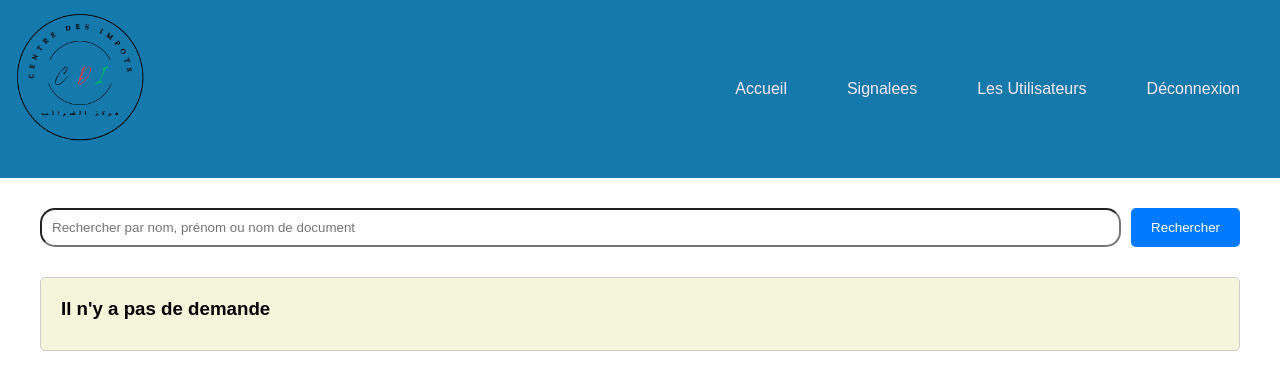
/views/centre/les_demandes_recette_nontri_centre.php (signed in), run on an earlier commit of the app's database.
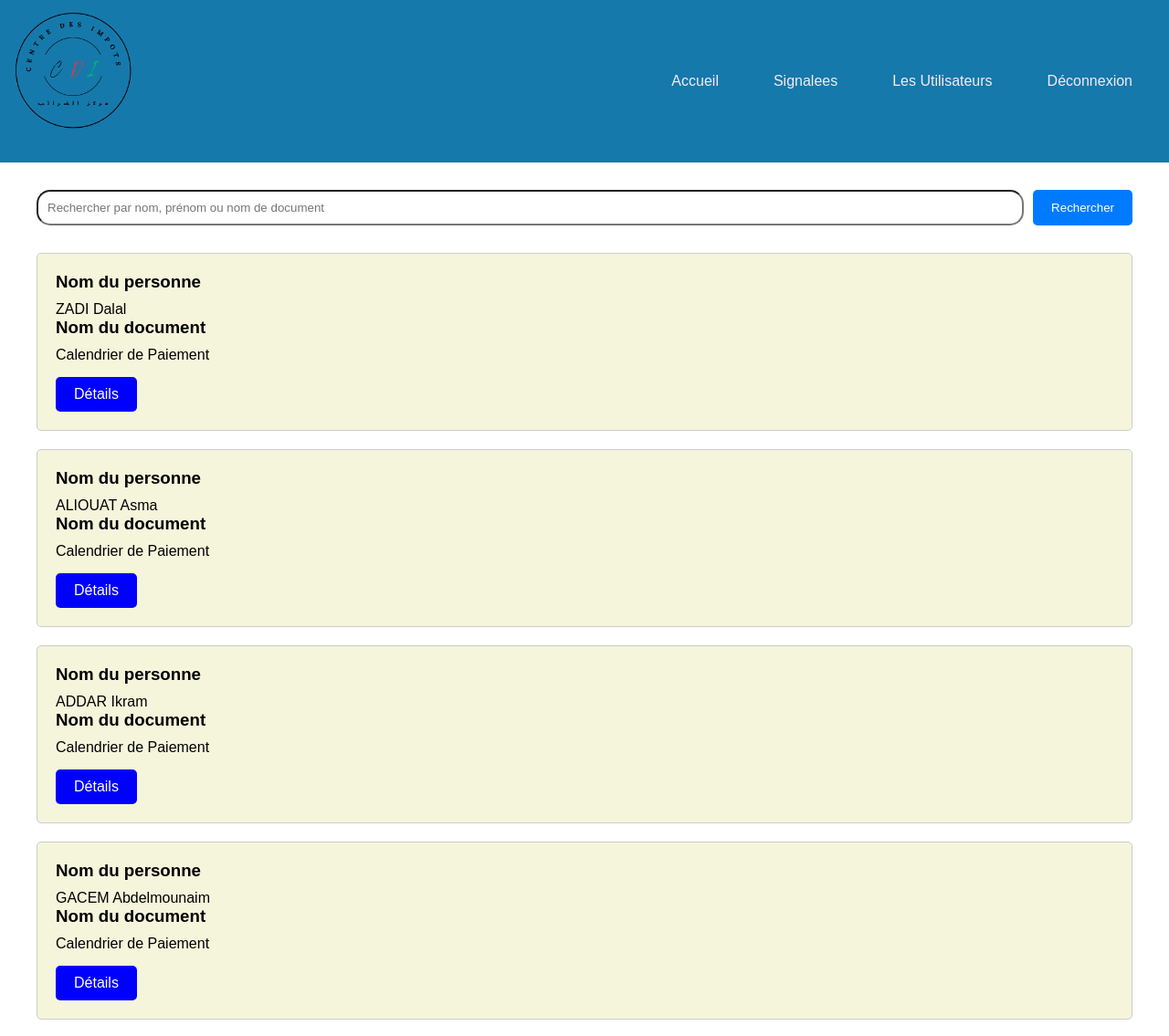
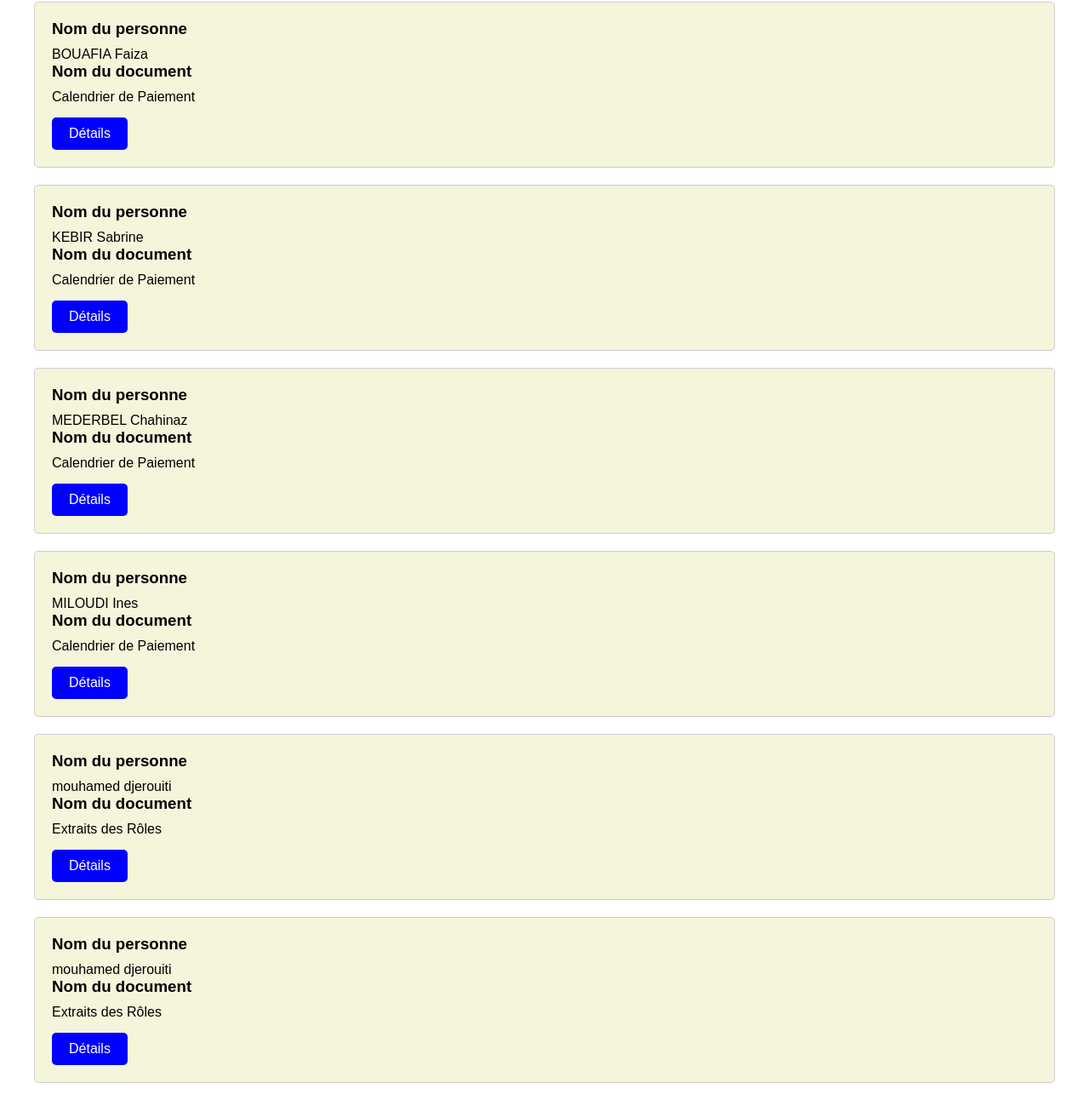
And on a later commit of the database (2 pictures, top to bottom).
### tables this page shows
CREATE TABLE `demande` (
  `id_demande` int(11) NOT NULL,
  `id_personne` int(11) DEFAULT NULL,
  `nom_document` varchar(255) DEFAULT NULL,
  `demande_text` text DEFAULT NULL,
  `date_heure` datetime NOT NULL DEFAULT current_timestamp(),
  `nom_service` varchar(255) DEFAULT NULL
);

CREATE TABLE `personne` (
  `id` int(11) NOT NULL,
  `nom` varchar(255) NOT NULL,
  `prenom` varchar(255) NOT NULL,
  `sexe` enum('homme','femme','autre') NOT NULL,
  `dateNaissance` date NOT NULL,
  `email` varchar(255) NOT NULL,
  `motDePasse` varchar(255) NOT NULL,
  `username` varchar(255) DEFAULT NULL
);

### views/centre/les_demandes_recette_nontri_centre.php (the view, shortened to what this page needs)
<?php
require_once "../../control/db_connection.php";
$search = isset($_GET['search']) ? $_GET['search'] : '';
$sql = "SELECT demande.*, personne.nom AS nom_personne, personne.prenom AS prenom_personne
        FROM demande
        INNER JOIN personne ON demande.id_personne = personne.id
        INNER JOIN reponses ON demande.id_demande = reponses.id_demande
        WHERE demande.nom_service = 'Service Recette'
        AND reponses.reponse = 'Accepter'
        AND reponses.traiter = 'non'";
$stmt = $pdo->prepare($sql);
$stmt->execute();
$demandes = $stmt->fetchAll();
?>
<!DOCTYPE html>
<html lang="fr">
<head>
    <link rel="stylesheet" href="../../public/css/style1.css">
</head>
<body>
<header>
    <div class="container">
        <div class="logo">
            <img src="../../public/images/logo1.png" alt="CDI">
        </div>
        <nav class="bar">
            <ul>
            <li><a  href="centre.php">Accueil</a></li>
                <li><a href="les_demandes_sig.php">Signalees</a></li>
                <li><a href="utilisateur.php">Les Utilisateurs</a></li>
                <li><a href="../../control/deconnexion.php" onclick="confirmLogout(event)">Déconnexion</a></li>
            </ul>
        </nav>
    </div>
   </header>
   <div class="search-bar">
    <div class="container">
        <form method="GET" action="les_demandes_recette_nontri_centre.php">
            <input type="text" name="search" placeholder="Rechercher par nom, prénom ou nom de document" value="<?php echo htmlspecialchars($search); ?>">
            <button type="submit">Rechercher</button>
        </form>
    </div>
</div>
    <div class="demandes">
        <div class="container">
            <?php
            if (empty($demandes)) {
                echo "
                <div class='demande-card'>
                    <h3>Il n'y a pas de demande</h3>
                </div>
                ";
            } else {
                foreach ($demandes as $demande) {
                    echo "
                    <div class='demande-card'>
                        <h3>Nom du personne</h3>
                        <p>". $demande['nom_personne'] ." " . $demande['prenom_personne'] . "</p>
                        <h3>Nom du document</h3>
                        <p>". $demande['nom_document'] ."</p>
                        <a class='detail-btn' href='../detail.php?id_demande=". $demande['id_demande'] ."&nom_personne=". $demande['nom_personne'] ."&prenom_personne=". $demande['prenom_personne']."&nom_document=". $demande['nom_document'] ."&nom_service=". $demande['nom_service'] ."&demande_text=". $demande['demande_text'] ."&date_heure=". $demande['date_heure'] ."'>Détails</a>
                    </div>
                    ";
                }
            }
            ?>
        </div>
    </div>
</body>
</html>

What changed in the data, as far as the page shows it:
added demande: id_personne.nom "ZADI", id_personne.prenom "Dalal", nom_document "Calendrier de Paiement"
added demande: id_personne.nom "ALIOUAT", id_personne.prenom "Asma", nom_document "Calendrier de Paiement"
added demande: id_personne.nom "ADDAR", id_personne.prenom "Ikram", nom_document "Calendrier de Paiement"
added demande: id_personne.nom "GACEM", id_personne.prenom "Abdelmounaim", nom_document "Calendrier de Paiement"
added demande: id_personne.nom "BOUAFIA", id_personne.prenom "Faiza", nom_document "Calendrier de Paiement"
added demande: id_personne.nom "KEBIR", id_personne.prenom "Sabrine", nom_document "Calendrier de Paiement"
added demande: id_personne.nom "MEDERBEL", id_personne.prenom "Chahinaz", nom_document "Calendrier de Paiement"
added demande: id_personne.nom "MILOUDI", id_personne.prenom "Ines", nom_document "Calendrier de Paiement"
added demande: id_personne.nom "mouhamed", id_personne.prenom "djerouiti", nom_document "Extraits des Rôles"
added demande: id_personne.nom "mouhamed", id_personne.prenom "djerouiti", nom_document "Extraits des Rôles"
Also different on the page:
text no longer shown: "Il n'y a pas de demande"
